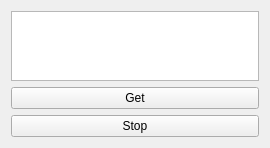
<?xml version="1.0" encoding="UTF-8"?>
<ui version="4.0">
 <class>MainWindow</class>
 <widget class="QMainWindow" name="MainWindow">
  <property name="geometry">
   <rect>
    <x>0</x>
    <y>0</y>
    <width>270</width>
    <height>138</height>
   </rect>
  </property>
  <property name="windowTitle">
   <string>MainWindow</string>
  </property>
  <widget class="QWidget" name="centralWidget">
   <layout class="QVBoxLayout" name="verticalLayout_2">
    <item>
     <layout class="QVBoxLayout" name="verticalLayout">
      <item>
       <widget class="QPlainTextEdit" name="TextEdit"/>
      </item>
      <item>
       <widget class="QPushButton" name="pushButton">
        <property name="text">
         <string>Get</string>
        </property>
       </widget>
       </item>
       <item>
       <widget class="QPushButton" name="pushButtonStop">
        <property name="text">
         <string>Stop</string>
        </property>
       </widget>
      </item>
     </layout>
    </item>
   </layout>
  </widget>
 </widget>
 <layoutdefault spacing="6" margin="11"/>
 <resources/>
 <connections/>
</ui>
